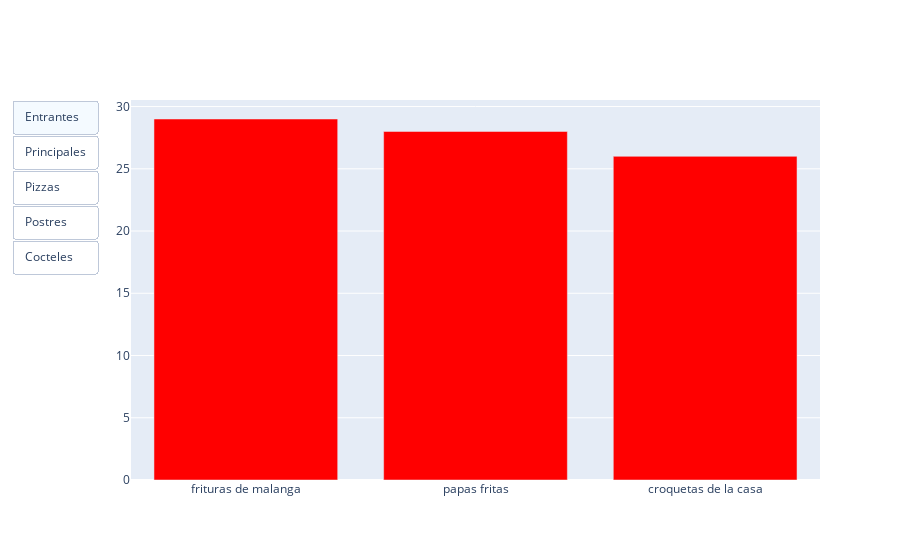

This figure's notebook cell:
### Markdown cell above
Ay!!, mijo lo único que te va a pedir tu madre es que por favor no me pongas a preparar moderneses tu sabes que mi cocina es a la antigua y compra sazones naturales que para tí no es novedad el odio que le tengo a cocinar con polvitos de esos.

-Alejandro: Tranquila vieja, aquí se cocina lo que tú digas y sabes que no hay cosa que nos guste más a nosotros que los platillos comunes, aqui no somos de caviar, ni de salmón, hasta el restaurante mas glamuroso de La Habana tiene que tener en su menú una oferta de ropa vieja y unas buenas croquetas.

### Code cell
#Grafico de barras que muestra cuales son los 3 (entrantes,principales,pizzas,postres,cocteles) mas comunes en los menu :)

entrantes_nombres = []
entrantes_comunes = []

for i, row in data.iterrows():
    menu = row["menu"]
    if isinstance(menu, dict) and "starters" in menu:  
        for starter in menu["starters"]:
            nombre = starter.get("item_name")
            if nombre is not None: 
                nombre_igualado =bp.i_nombre(nombre)
                entrantes_nombres.append(nombre_igualado)
counter = Counter(entrantes_nombres)
tres_mas_comunes = counter.most_common(3)
for nombre, frecuencia in tres_mas_comunes:
    entrantes_comunes.append((nombre, frecuencia))
    

principales_nombres = []
principales_comunes = []

for i, row in data.iterrows():
    menu = row["menu"]
    if isinstance(menu, dict) and "mains" in menu:  
        for starter in menu["mains"]:
            nombre = starter.get("item_name")
            if nombre is not None: 
                nombre_igualado = bp.i_nombre(nombre)
                principales_nombres.append(nombre_igualado)
counter = Counter(principales_nombres)
tres_mas_comunes = counter.most_common(3)
for nombre, frecuencia in tres_mas_comunes:
    principales_comunes.append((nombre, frecuencia))

pizza_nombres = []
pizza_comunes = []

for i, row in data.iterrows():
    menu = row["menu"]
    if isinstance(menu, dict) and "pizza" in menu:  
        for starter in menu["pizza"]:
            nombre = starter.get("item_name")
            if nombre is not None: 
                nombre_igualado = bp.i_nombre(nombre)
                pizza_nombres.append(nombre_igualado)
counter = Counter(pizza_nombres)
tres_mas_comunes = counter.most_common(3)
for nombre, frecuencia in tres_mas_comunes:
    pizza_comunes.append((nombre, frecuencia))

postres_nombres = []
postres_comunes = []

for i, row in data.iterrows():
    menu = row["menu"]
    if isinstance(menu, dict) and "desserts" in menu:  
        for starter in menu["desserts"]:
            nombre = starter.get("item_name")
            if nombre is not None: 
                nombre_igualado = bp.i_nombre(nombre)
                postres_nombres.append(nombre_igualado)
counter = Counter(postres_nombres)
tres_mas_comunes = counter.most_common(3)
for nombre, frecuencia in tres_mas_comunes:
    postres_comunes.append((nombre, frecuencia))


cocteles_nombres = []
cocteles_comunes = []
for i, row in data.iterrows():
    menu = row["menu"]
    if isinstance(menu, dict) and "cocktails" in menu:  
        for cocktail in menu["cocktails"]:
            nombre = cocktail.get("item_name")
            if nombre is not None: 
                nombre_igualado = bp.i_nombre(nombre)
                cocteles_nombres.append(nombre_igualado)
counter = Counter(cocteles_nombres)
tres_mas_comunes = counter.most_common(3)
for nombre, frecuencia in tres_mas_comunes:
    cocteles_comunes.append((nombre, frecuencia))

starters = entrantes_comunes
mains = principales_comunes
pizzas = pizza_comunes
desserts = postres_comunes
cocktails = cocteles_comunes

grafico_starters = bp.c_grafico(starters, "Entrantes", "red")
grafico_mains = bp.c_grafico(mains, "Principales", "blue")
grafico_pizzas = bp.c_grafico(pizzas, "Pizzas","green")
grafico_desserts = bp.c_grafico(desserts, "Postres", "orange")
grafico_cocktails = bp.c_grafico(cocktails, "Cocteles", "purple")


fig = go.Figure()


fig.add_traces([grafico_starters, grafico_mains, grafico_pizzas, grafico_desserts, grafico_cocktails])

fig.update_traces(visible=False)
fig.data[0].visible = True  


buttons = [
    dict(label="Entrantes", method="update", args=[{"visible": [True, False, False, False, False]}, {"title": "Entrantes mas comunes"}]),
    dict(label="Principales", method="update", args=[{"visible": [False, True, False, False, False]}, {"title": "Principales mas comunes"}]),
    dict(label="Pizzas", method="update", args=[{"visible": [False, False, True, False, False]}, {"title": "Pizzas mas comunes"}]),
    dict(label="Postres", method="update", args=[{"visible": [False, False, False, True, False]}, {"title": "Postres mas comunes"}]),
    dict(label="Cocteles", method="update", args=[{"visible": [False, False, False, False, True]}, {"title": "Cocteles mas comunes"}]),]
   
fig.update_layout(
    updatemenus=[
        dict(
            type="buttons",
            showactive=True,
            buttons=buttons,
        )
    ]
)

pio.show(fig)

### Figure 1 — Plotly figure (JSON) as saved in the notebook; plotly's stock layout.template omitted (floating-point values rounded to 4 significant figures)
{"data": [{"marker": {"color": "red"}, "name": "Entrantes", "type": "bar", "visible": true, "x": ["frituras de malanga", "papas fritas", "croquetas de la casa"], "y": [29, 28, 26]}, {"marker": {"color": "blue"}, "name": "Principales", "type": "bar", "visible": false, "x": ["ropa vieja", "bistec de cerdo", "fricase de cerdo"], "y": [31, 17, 17]}, {"marker": {"color": "green"}, "name": "Pizzas", "type": "bar", "visible": false, "x": ["pizza napolitana", "pizza hawaiana", "pizza de jamon"], "y": [20, 19, 15]}, {"marker": {"color": "orange"}, "name": "Postres", "type": "bar", "visible": false, "x": ["flan", "copa de helado", "copa lolita"], "y": [16, 13, 12]}, {"marker": {"color": "purple"}, "name": "Cocteles", "type": "bar", "visible": false, "x": ["cuba libre", "mojito", "caipiroska"], "y": [54, 51, 50]}], "layout": {"updatemenus": [{"buttons": [{"args": [{"visible": [true, false, false, false, false]}, {"title": "Entrantes mas comunes"}], "label": "Entrantes", "method": "update"}, {"args": [{"visible": [false, true, false, false, false]}, {"title": "Principales mas comunes"}], "label": "Principales", "method": "update"}, {"args": [{"visible": [false, false, true, false, false]}, {"title": "Pizzas mas comunes"}], "label": "Pizzas", "method": "update"}, {"args": [{"visible": [false, false, false, true, false]}, {"title": "Postres mas comunes"}], "label": "Postres", "method": "update"}, {"args": [{"visible": [false, false, false, false, true]}, {"title": "Cocteles mas comunes"}], "label": "Cocteles", "method": "update"}], "showactive": true, "type": "buttons"}]}}
